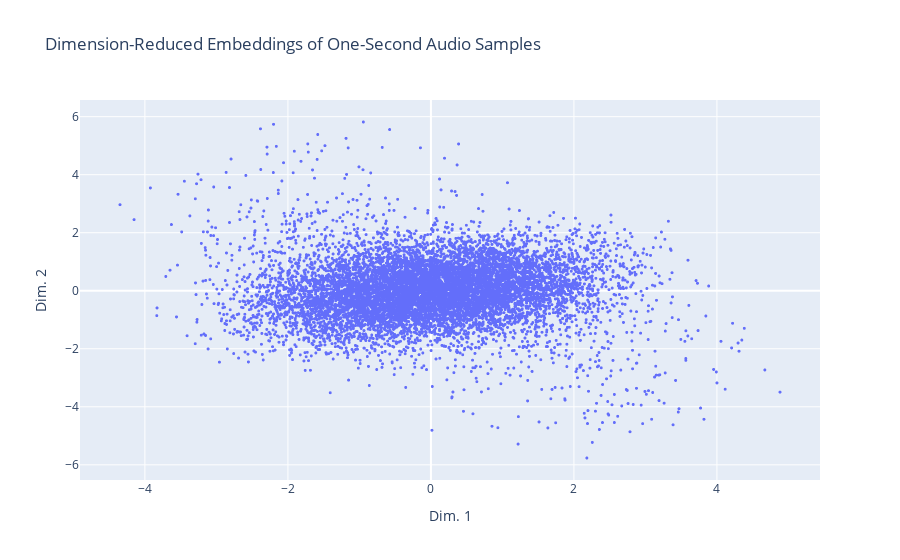

Notebook source saved alongside this figure:
### Code cell
import plotly.express as px
import plotly.graph_objects as go
import pandas as pd

data_x = {}
data_y = {}
for i in range(NUM_COMPONENTS):
    data_x[f"Dim. {i + 1}"] = reduced_embeddings_x[:, i]
    data_y[f"Dim. {i + 1}"] = reduced_embeddings_y[:, i]
# data["Log-Loss" if LOG_LOSSES else "Loss"] = np.log10(losses) if LOG_LOSSES else losses
data_x["Timestamp"] = np.arange(reduced_embeddings_x.shape[0])
data_y["Timestamp"] = np.arange(reduced_embeddings_y.shape[0])

df_x = pd.DataFrame(data=data_x)
df_y = pd.DataFrame(data=data_y)

if NUM_COMPONENTS == 2:
    fig = px.scatter(df_y, x='Dim. 1', y='Dim. 2',
                    #  color="Log-Loss" if LOG_LOSSES else "Loss",
                     hover_data=["Timestamp"],
                     title="Dimension-Reduced Embeddings of One-Second Audio Samples")

    # fig = go.Figure(data=
    #         [go.Scatter(x=df_x['Dim. 1'], y=df_x['Dim. 2'], mode="markers"),
    #          go.Scatter(x=df_y['Dim. 1'], y=df_y['Dim. 2'], mode="markers")]
    #     )

if NUM_COMPONENTS == 3:
    fig = px.scatter_3d(df_x, x='Dim. 1', y='Dim. 2', z='Dim. 3',
                        # color="Log-Loss" if LOG_LOSSES else "Loss",
                        hover_data=["Timestamp"],
                        title="Dimension-Reduced Embeddings of One-Second Audio Samples")
    # fig = go.Figure(data
    # =
    #         [go.Scatter3d(x=df_x['Dim. 1'], y=df_x['Dim. 2'], z=df_x['Dim. 3'], mode="markers"),
    #          go.Scatter3d(x=df_y['Dim. 1'], y=df_y['Dim. 2'], z=df_y['Dim. 3'], mode="markers")]
    #     )

fig.update_traces(marker=dict(size=3),
                  selector=dict(mode='markers'))
fig.show()

### Figure 1 — Plotly figure (JSON) as saved in the notebook; plotly's stock layout.template omitted (floating-point values rounded to 4 significant figures; data arrays with more than 128 entries replaced by an {"elided": "..."} marker saying what was removed)
{"data": [{"customdata": {"elided": "10000x1 int values"}, "hovertemplate": "Dim. 1=%{x}<br>Dim. 2=%{y}<br>Timestamp=%{customdata[0]}<extra></extra>", "legendgroup": "", "marker": {"color": "#636efa", "size": 3, "symbol": "circle"}, "mode": "markers", "name": "", "showlegend": false, "type": "scattergl", "x": {"elided": "10000 float values"}, "xaxis": "x", "y": {"elided": "10000 float values"}, "yaxis": "y"}], "layout": {"legend": {"tracegroupgap": 0}, "title": {"text": "Dimension-Reduced Embeddings of One-Second Audio Samples"}, "xaxis": {"anchor": "y", "domain": [0, 1], "title": {"text": "Dim. 1"}}, "yaxis": {"anchor": "x", "domain": [0, 1], "title": {"text": "Dim. 2"}}}}
